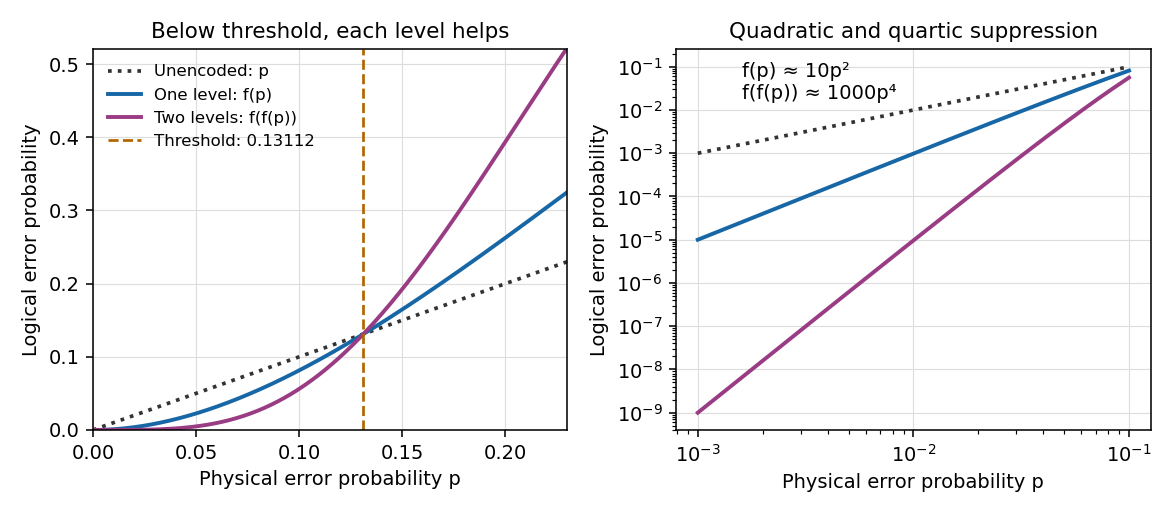

Generate this figure with Python:
"""Plot ideal five-qubit concatenation; write the PNG basename to caller CWD."""
from pathlib import Path
import numpy as np
import matplotlib
matplotlib.use('Agg')
import matplotlib.pyplot as plt


def failure(p):
    return p * p * (10 + p * (-20 + p * (15 - 4 * p)))


lo, hi = 0.0, 0.5
for _ in range(70):
    mid = (lo + hi) / 2
    if 4 * mid**3 - 11 * mid**2 + 9 * mid - 1 < 0:
        lo = mid
    else:
        hi = mid
threshold = (lo + hi) / 2
fig, axes = plt.subplots(1, 2, figsize=(8.4, 3.7), facecolor='white')
for ax, p in zip(axes, [np.linspace(0, 0.23, 700), np.geomspace(0.001, 0.1, 700)]):
    ax.set_facecolor('white')
    ax.plot(p, p, ':', color='#333333', lw=1.9, label='Unencoded: p')
    ax.plot(p, failure(p), color='#1767a6', lw=2, label='One level: f(p)')
    ax.plot(p, failure(failure(p)), color='#993c83', lw=2, label='Two levels: f(f(p))')
    ax.set_xlabel('Physical error probability p')
    ax.set_ylabel('Logical error probability')
    ax.grid(True, color='#dddddd', lw=0.6)
axes[0].axvline(threshold, ls='--', color='#b26600', lw=1.4,
               label=f'Threshold: {threshold:.5f}')
axes[0].set_xlim(0, 0.23)
axes[0].set_ylim(0, 0.52)
axes[0].set_title('Below threshold, each level helps', fontsize=11)
axes[0].legend(loc='upper left', frameon=False, fontsize=8.5)
axes[1].set_xscale('log')
axes[1].set_yscale('log')
axes[1].set_title('Quadratic and quartic suppression', fontsize=11)
axes[1].text(0.0016, 0.018, 'f(p) ≈ 10p²\nf(f(p)) ≈ 1000p⁴', fontsize=10)
fig.tight_layout()
fig.savefig(Path.cwd() / 'paper-58-error-concatenation.png', dpi=140,
            facecolor='white', transparent=False)
plt.close(fig)
